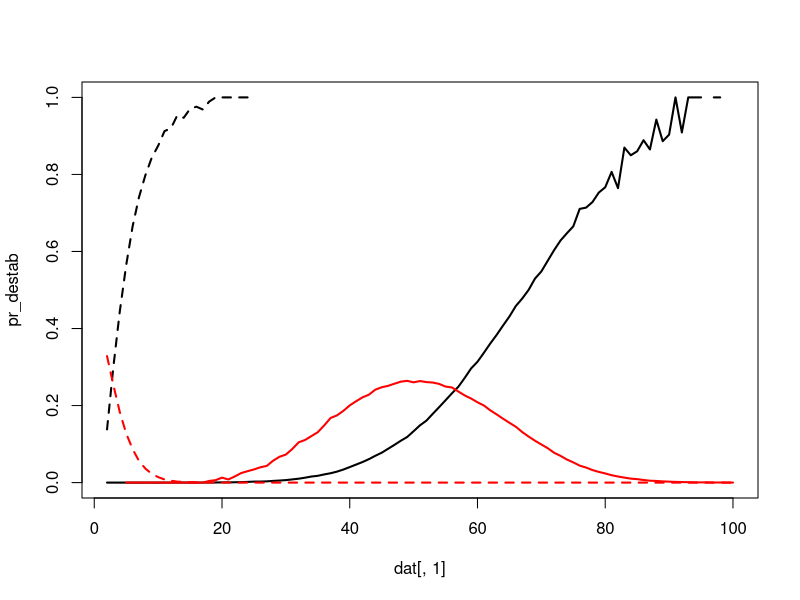
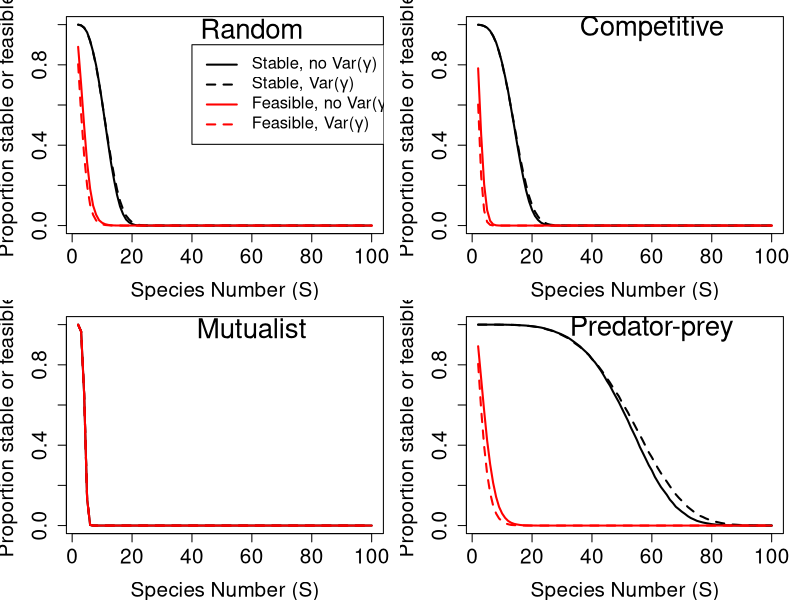
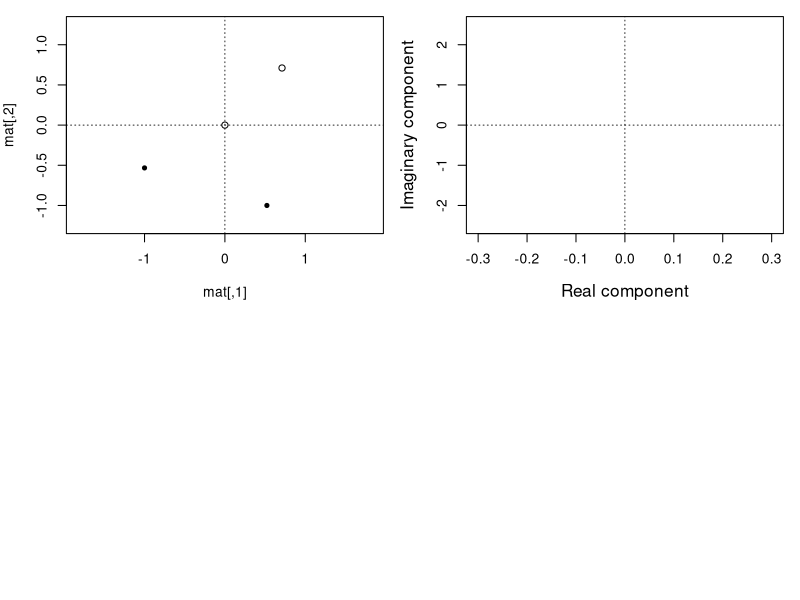

Source code (R) for these figures, in order: (Note: this script raises an error after producing the figures.)
rand_gen_var <- function(max_sp, iters, int_type = 0, rmx = 10, eps_max = 999){
    tot_res <- NULL;
    fea_res <- NULL;
    for(i in 2:max_sp){
        nn             <- i;
        A1_stt         <- 0;
        A2_stt         <- 0;
        A1_fet         <- 0;
        A2_fet         <- 0;
        iter           <- iters;
        tot_res[[i-1]] <- matrix(data = 0, nrow = iter, ncol = 2);
        fea_res[[i-1]] <- matrix(data = 0, nrow = iter, ncol = 2);
        while(iter > 0){
            r_vec    <- runif(n = nn, min = 1, max = rmx);
            A1_dat   <- rnorm(n = nn * nn, mean = 0, sd = 0.4);
            A1       <- matrix(data = A1_dat, nrow = nn, ncol = nn);
            A1       <- species_interactions(mat = A1, type = int_type);
            diag(A1) <- -1;
            epsil    <- runif(n = nn, min = 1, max = eps_max);
            eps_dat  <- rep(x = epsil, times = nn);
            eps_mat  <- matrix(data = epsil, nrow = nn, ncol = nn, 
                               byrow = FALSE);
            avg_mat  <- matrix(data = mean(1:eps_max), nrow = nn, ncol = nn, 
                               byrow = FALSE);
            A2       <- A1 * eps_mat;
            A1       <- A1 * avg_mat;
            A1_stb   <- max(Re(eigen(A1)$values)) < 0;
            A2_stb   <- max(Re(eigen(A2)$values)) < 0;
            A1_fea   <- min(-1*solve(A1) %*% r_vec) > 0;
            A2_fea   <- min(-1*solve(A2) %*% r_vec) > 0;
            if(A1_stb == TRUE){
                tot_res[[i-1]][iter, 1] <- 1;
            }
            if(A2_stb == TRUE){
                tot_res[[i-1]][iter, 2] <- 1;
            }
            if(A1_fea == TRUE){
                fea_res[[i-1]][iter, 1] <- 1;
            }
            if(A2_fea == TRUE){
                fea_res[[i-1]][iter, 2] <- 1;
            }
            iter    <- iter - 1;
        }
        print(i);
    }
    all_res <- summarise_randmat(tot_res = tot_res, fea_res = fea_res);
    return(all_res);
}


species_interactions <- function(mat, type = 0){
    if(type == 1){
        mat[mat > 0] <- -1*mat[mat > 0];
    }
    if(type == 2){
        mat[mat < 0] <- -1*mat[mat < 0];
    }
    if(type == 3){
        for(i in 1:dim(mat)[1]){
            for(j in 1:dim(mat)[2]){
                if(mat[i, j] * mat[j, i] > 0){
                    mat[j, i] <- -1 * mat[j, i];
                }
            }
        }
    }
    return(mat);
}


summarise_randmat <- function(tot_res, fea_res){
    sims    <- length(tot_res);
    all_res <- matrix(data = 0, nrow = sims, ncol = 9);
    for(i in 1:sims){
        unstables <- tot_res[[i]][,1] == FALSE & tot_res[[i]][,2] == FALSE;
        stables   <- tot_res[[i]][,1] == TRUE  & tot_res[[i]][,2] == TRUE;
        unstabled <- tot_res[[i]][,1] == TRUE  & tot_res[[i]][,2] == FALSE;
        stabled   <- tot_res[[i]][,1] == FALSE & tot_res[[i]][,2] == TRUE;
        non_feas  <- fea_res[[i]][,1] == FALSE & fea_res[[i]][,2] == FALSE;
        feasibl   <- fea_res[[i]][,1] == TRUE  & fea_res[[i]][,2] == TRUE;
        unfeased  <- fea_res[[i]][,1] == TRUE  & fea_res[[i]][,2] == FALSE;
        feased    <- fea_res[[i]][,1] == FALSE & fea_res[[i]][,2] == TRUE;
        all_res[i, 1] <- i + 1;
        all_res[i, 2] <- sum(unstables);
        all_res[i, 3] <- sum(stables);
        all_res[i, 4] <- sum(unstabled);
        all_res[i, 5] <- sum(stabled);
        all_res[i, 6] <- sum(non_feas);
        all_res[i, 7] <- sum(feasibl);
        all_res[i, 8] <- sum(unfeased);
        all_res[i, 9] <- sum(feased);
    }
    return(all_res);
}


# Get:
# (1) proportion stable made unstable
# (2) proportion unstable made stable
# (3) proportion feasible made infeasible
# (4) proportion infeasible made feasible


random      <- read.csv(file = "sim_results/random_community.csv");
competition <- read.csv(file = "sim_results/competitor_community.csv");
mutualism   <- read.csv(file = "sim_results/mutualist_community.csv");
pred_prey   <- read.csv(file = "sim_results/predator_prey_community.csv");



dat <- pred_prey;

pr_destab <- dat[,4] / (dat[,4] + dat[,3]);
pr_stabld <- dat[,5] / (dat[,5] + dat[,2]);
pr_defeas <- dat[,8] / (dat[,8] + dat[,7]);
pr_feased <- dat[,9] / (dat[,9] + dat[,6]);
Sp        <- dat[,1];

plot(dat[,1], pr_destab, type = "l", lwd = 2, ylim = c(0, 1));
points(dat[,1], pr_stabld, type = "l", lwd = 2, col = "red");
points(dat[,1], pr_defeas, type = "l", lwd = 2, col = "black", lty = "dashed");
points(dat[,1], pr_feased, type = "l", lwd = 2, col = "red", lty = "dashed");



# ==============================================================================
par(mfrow = c(2, 2), mar = c(4, 4, 1, 1));
# ==============================================================================
dat      <- random;
stab_nov <- dat[,3] + dat[,4];
stab_var <- dat[,3] + dat[,5];
feas_nov <- dat[,7] + dat[,8];
feas_var <- dat[,7] + dat[,9];
plot(x = Sp, y = stab_nov / 100000, type = "l", lwd = 2, ylim = c(0,1),
     cex.lab = 1.5, cex.axis = 1.5, xlab = "Species Number (S)",
     ylab = "Proportion stable or feasible");
points(x = Sp, y = stab_var / 100000, type = "l", lwd = 2, lty = "dashed");
points(x = Sp, y = feas_nov / 100000, type = "l", lwd = 2, col = "red");
points(x = Sp, y = feas_var / 100000, type = "l", lwd = 2, col = "red",
       lty = "dashed");
legend(x = 40, y = 0.9, col = c("black", "black", "red", "red"), cex = 1.2,
       legend = c(expression(paste("Stable, no Var(",gamma,")")),
                             expression(paste("Stable, Var(",gamma,")")),
                             expression(paste("Feasible, no Var(",gamma,")")),
                             expression(paste("Feasible, Var(",gamma,")"))),
       lty = c("solid", "dashed", "solid", "dashed"), lwd = 2);
text(x = 60, y = 0.98, labels = "Random", cex = 2);
# ==============================================================================
dat      <- competition;
stab_nov <- dat[,3] + dat[,4];
stab_var <- dat[,3] + dat[,5];
feas_nov <- dat[,7] + dat[,8];
feas_var <- dat[,7] + dat[,9];
plot(x = Sp, y = stab_nov / 100000, type = "l", lwd = 2, ylim = c(0,1),
     cex.lab = 1.5, cex.axis = 1.5, xlab = "Species Number (S)",
     ylab = "Proportion stable or feasible");
points(x = Sp, y = stab_var / 100000, type = "l", lwd = 2, lty = "dashed");
points(x = Sp, y = feas_nov / 100000, type = "l", lwd = 2, col = "red");
points(x = Sp, y = feas_var / 100000, type = "l", lwd = 2, col = "red",
       lty = "dashed");
text(x = 60, y = 0.98, labels = "Competitive", cex = 2);
# ==============================================================================
dat      <- mutualism;
stab_nov <- dat[,3] + dat[,4];
stab_var <- dat[,3] + dat[,5];
feas_nov <- dat[,7] + dat[,8];
feas_var <- dat[,7] + dat[,9];
plot(x = Sp, y = stab_nov / 100000, type = "l", lwd = 2, ylim = c(0,1),
     cex.lab = 1.5, cex.axis = 1.5, xlab = "Species Number (S)",
     ylab = "Proportion stable or feasible");
points(x = Sp, y = stab_var / 100000, type = "l", lwd = 2, lty = "dashed");
points(x = Sp, y = feas_nov / 100000, type = "l", lwd = 2, col = "red");
points(x = Sp, y = feas_var / 100000, type = "l", lwd = 2, col = "red",
       lty = "dashed");
text(x = 60, y = 0.98, labels = "Mutualist", cex = 2);
# ==============================================================================
dat      <- pred_prey;
stab_nov <- dat[,3] + dat[,4];
stab_var <- dat[,3] + dat[,5];
feas_nov <- dat[,7] + dat[,8];
feas_var <- dat[,7] + dat[,9];
plot(x = Sp, y = stab_nov / 100000, type = "l", lwd = 2, ylim = c(0,1),
     cex.lab = 1.5, cex.axis = 1.5, xlab = "Species Number (S)",
     ylab = "Proportion stable or feasible");
points(x = Sp, y = stab_var / 100000, type = "l", lwd = 2, lty = "dashed");
points(x = Sp, y = feas_nov / 100000, type = "l", lwd = 2, col = "red");
points(x = Sp, y = feas_var / 100000, type = "l", lwd = 2, col = "red",
       lty = "dashed");
text(x = 60, y = 0.98, labels = "Predator-prey", cex = 2);
# ==============================================================================





mat <- matrix(data = rnorm(n = 4, mean = 0, sd = 0.4), nrow = 2);
diag(mat) <- -1;
plot(mat, xlim = c(-0.5, 0.5), ylim = c(-1.25, 1.25), asp = 1, pch = 20)
points(Re(eigen(mat)$vector));
abline(h = 0, lty = "dotted", lwd = 0.8);
abline(v = 0, lty = "dotted", lwd = 0.8);






plot(x = 0, y = 0, type = "n", xlim = c(-0.3, 0.3), ylim = c(-2.5, 2.5),
     xlab = "Real component", ylab = "Imaginary component", cex.lab = 1.25);
abline(h = 0, lty = "dotted", lwd = 0.8);
abline(v = 0, lty = "dotted", lwd = 0.8);

iter     <- 10000;
while(iter > 0){
    mat1       <- matrix(data = rnorm(n = 16, mean = 0, sd = 0.4), nrow = 4);
    diag(mat1) <- -1;
    mat2       <- mat1;
    mat2[1,]   <- mat2[1,] * runif(n = 1, min = 1, max = 1000);
    mat1_e     <- eigen(mat1)$values;
    mat2_e     <- eigen(mat2)$values;
    stab1      <- max(Re(mat1_e)) < 0;
    stab2      <- max(Re(mat2_e)) < 0;
    if(stab1 == TRUE & stab2 == FALSE){
        arrows(x0 = Re(mat1_e), x1 = Re(mat2_e), y0 = Im(mat1_e), y1 = Im(mat2_e),
               length = 0.05, lwd = 2, col = "red");
        #break;
    }
    if(stab1 == FALSE & stab2 == TRUE){
        arrows(x0 = Re(mat1_e), x1 = Re(mat2_e), y0 = Im(mat1_e), y1 = Im(mat2_e),
               length = 0.05, lwd = 2, col = "blue");
        #break;
    }
    iter <- iter - 1;
}



get_rand_eigs <- function(int_type = 0, iter = 1000){
    nn             <- 20;
    eigres         <- matrix(data = 0, ncol = 82, nrow = iter);
    eigres[,1]     <- int_type;
    while(iter > 0){
        r_vec     <- runif(n = nn, min = 1, max = rmx);
        A1_dat    <- rnorm(n = nn * nn, mean = 0, sd = 0.4);
        A1        <- matrix(data = A1_dat, nrow = nn, ncol = nn);
        A1        <- species_interactions(mat = A1, type = int_type);
        diag(A1)  <- -1;
        epsil     <- runif(n = nn, min = 1, max = eps_max);
        eps_dat   <- rep(x = epsil, times = nn);
        eps_mat   <- matrix(data = epsil, nrow = nn, ncol = nn, 
                            byrow = FALSE);
        avg_mat   <- matrix(data = mean(1:eps_max), nrow = nn, ncol = nn, 
                            byrow = FALSE);
        A2        <- A1 * eps_mat;
        A1        <- A1 * avg_mat;
        mat1_e    <- eigen(A1)$values;
        mat2_e    <- eigen(A2)$values;
        real_mat1 <- Re(mat1_e);
        imag_mat1 <- Im(mat1_e);
        real_mat2 <- Re(mat2_e);
        imag_mat2 <- Im(mat2_e);
        stab1     <- max(real_mat1) < 0;
        stab2     <- max(real_mat2) < 0;
        if(stab1 == FALSE & stab2 == FALSE){
            eigres[iter,2] <- 1;
        }
        if(stab1 == TRUE & stab2 == TRUE){
            eigres[iter,2] <- 2;
        }
        if(stab1 == TRUE & stab2 == FALSE){
            eigres[iter,2] <- 3;
        }
        if(stab1 == FALSE & stab2 == TRUE){
            eigres[iter,2] <- 4;
        }
        eigres[iter,3:22]  <- real_mat1;
        eigres[iter,23:42] <- imag_mat1;
        eigres[iter,43:62] <- real_mat2;
        eigres[iter,63:82] <- imag_mat2;
        iter    <- iter - 1;
    }
    return(eigres);
}

plot_eig_set <- function(eigres){
    par(mfrow = c(2,2), mar = c(5, 5, 1, 1));
    x0 <- min(cbind(eigres[,3:22], eigres[,43:62]));
    x1 <- max(cbind(eigres[,3:22], eigres[,43:62]));
    plot(x = 0, y = 0, type = "n", xlim = c(x0, x1), ylim = c(-1500, 1500),
         xlab = "Real component", ylab = "Imaginary component", cex.lab = 1.25);
    abline(h = 0, lty = "dotted", lwd = 0.8);
    abline(v = 0, lty = "dotted", lwd = 0.8);
    if(1 %in% eigres[,2]){
        row <- which(eigres[,2] == 1)[1];
        m1r <- eigres[row,3:22];
        m1i <- eigres[row,23:42];
        m2r <- eigres[row,43:62];
        m2i <- eigres[row,63:82];
        points(x = m1r, y = m1i, pch = 20, cex = 1.5, col = "black");
        points(x = m2r, y = m2i, pch = 20, cex = 1.5, col = "red");
    }
    text(x = x0 + (x1 - x0)*0.2, y = 1500, "Unstable", cex = 1.5);
    plot(x = 0, y = 0, type = "n", xlim = c(x0, x1), ylim = c(-1500, 1500),
         xlab = "Real component", ylab = "Imaginary component", cex.lab = 1.25);
    abline(h = 0, lty = "dotted", lwd = 0.8);
    abline(v = 0, lty = "dotted", lwd = 0.8);
    if(2 %in% eigres[,2]){
        row <- which(eigres[,2] == 2)[1];
        m1r <- eigres[row,3:22];
        m1i <- eigres[row,23:42];
        m2r <- eigres[row,43:62];
        m2i <- eigres[row,63:82];
        points(x = m1r, y = m1i, pch = 20, cex = 1.5, col = "black");
        points(x = m2r, y = m2i, pch = 20, cex = 1.5, col = "red");
    }
    text(x = x0 + (x1 - x0)*0.2, y = 1500, "Stable", cex = 1.5);
    plot(x = 0, y = 0, type = "n", xlim = c(x0, x1), ylim = c(-1500, 1500),
         xlab = "Real component", ylab = "Imaginary component", cex.lab = 1.25);
    abline(h = 0, lty = "dotted", lwd = 0.8);
    abline(v = 0, lty = "dotted", lwd = 0.8);
    if(3 %in% eigres[,2]){
        row <- which(eigres[,2] == 3)[1];
        m1r <- eigres[row,3:22];
        m1i <- eigres[row,23:42];
        m2r <- eigres[row,43:62];
        m2i <- eigres[row,63:82];
        points(x = m1r, y = m1i, pch = 20, cex = 1.5, col = "black");
        points(x = m2r, y = m2i, pch = 20, cex = 1.5, col = "red");
    }
    text(x = x0 + (x1 - x0)*0.2, y = 1500, "Destabilised", cex = 1.5);
    plot(x = 0, y = 0, type = "n", xlim =c(x0, x1), ylim = c(-1500, 1500),
         xlab = "Real component", ylab = "Imaginary component", cex.lab = 1.25);
    abline(h = 0, lty = "dotted", lwd = 0.8);
    abline(v = 0, lty = "dotted", lwd = 0.8);
    if(4 %in% eigres[,2]){
        row <- which(eigres[,2] == 4)[1];
        m1r <- eigres[row,3:22];
        m1i <- eigres[row,23:42];
        m2r <- eigres[row,43:62];
        m2i <- eigres[row,63:82];
        points(x = m1r, y = m1i, pch = 20, cex = 1.5, col = "black");
        points(x = m2r, y = m2i, pch = 20, cex = 1.5, col = "red");
    }
    text(x = x0 + (x1 - x0)*0.2, y = 1500, "Stabilised", cex = 1.5);
}

get_rand_feas <- function(int_type = 0, iter = 1000){
    nn             <- 20;
    eigres         <- matrix(data = 0, ncol = 42, nrow = iter);
    eigres[,1]     <- int_type;
    while(iter > 0){
        r_vec     <- runif(n = nn, min = 1, max = rmx);
        A1_dat    <- rnorm(n = nn * nn, mean = 0, sd = 0.4);
        A1        <- matrix(data = A1_dat, nrow = nn, ncol = nn);
        A1        <- species_interactions(mat = A1, type = int_type);
        diag(A1)  <- -1;
        avg_mat   <- matrix(data = mean(1:eps_max), nrow = nn, ncol = nn, 
                            byrow = FALSE);
        A1        <- A1 * avg_mat;
        mat1_e    <- eigen(A1)$values;
        real_mat1 <- Re(mat1_e);
        imag_mat1 <- Im(mat1_e);
        stab1     <- max(real_mat1) < 0;
        A1_fea    <- min(-1*solve(A1) %*% r_vec) > 0;
        if(stab1 == TRUE & A1_fea == FALSE){
            eigres[iter,2] <- 1;
        }
        if(stab1 == TRUE & A1_fea == TRUE){
            eigres[iter,2] <- 2;
        }
        eigres[iter,3:22]  <- real_mat1;
        eigres[iter,23:42] <- imag_mat1;
        iter    <- iter - 1;
    }
    return(eigres);
}


plot_feas_set <- function(eigres){
    par(mfrow = c(1,2), mar = c(5, 5, 1, 1));
    x0 <- min(eigres[,3:22]);
    x1 <- max(eigres[,3:22]);
    plot(x = 0, y = 0, type = "n", xlim = c(x0, x1), ylim = c(-1500, 1500),
         xlab = "Real component", ylab = "Imaginary component", cex.lab = 1.25);
    abline(h = 0, lty = "dotted", lwd = 0.8);
    abline(v = 0, lty = "dotted", lwd = 0.8);
    if(1 %in% eigres[,2]){
        row <- which(eigres[,2] == 1)[1];
        m1r <- eigres[row,3:22];
        m1i <- eigres[row,23:42];
        points(x = m1r, y = m1i, pch = 20, cex = 1.5, col = "black");
    }
    text(x = x0 + (x1 - x0)*0.2, y = 1500, "Stable", cex = 1.5);
    plot(x = 0, y = 0, type = "n", xlim = c(x0, x1), ylim = c(-1500, 1500),
         xlab = "Real component", ylab = "Imaginary component", cex.lab = 1.25);
    abline(h = 0, lty = "dotted", lwd = 0.8);
    abline(v = 0, lty = "dotted", lwd = 0.8);
    if(2 %in% eigres[,2]){
        row <- which(eigres[,2] == 2)[1];
        m1r <- eigres[row,3:22];
        m1i <- eigres[row,23:42];
        points(x = m1r, y = m1i, pch = 20, cex = 1.5, col = "black");
    }
    text(x = x0 + (x1 - x0)*0.2, y = 1500, "Feasible", cex = 1.5);
}


eres <- get_rand_eigs(int_type = 0, iter = 10000);
plot_eig_set(eres);






get_var_change <- function(int_type = 0, iter = 1000){
    m_changes      <- NULL;
    nn             <- 20;
    eigres         <- matrix(data = 0, ncol = 82, nrow = iter);
    eigtests       <- matrix(data = 0, nrow = iter, ncol = 21);
    eigres[,1]     <- int_type;
    while(iter > 0){
        r_vec     <- runif(n = nn, min = 1, max = rmx);
        A1_dat    <- rnorm(n = nn * nn, mean = 0, sd = 0.4);
        A1        <- matrix(data = A1_dat, nrow = nn, ncol = nn);
        A1        <- species_interactions(mat = A1, type = int_type);
        diag(A1)  <- -1;
        epsil     <- runif(n = nn, min = 1, max = eps_max);
        eps_dat   <- rep(x = epsil, times = nn);
        eps_mat   <- matrix(data = epsil, nrow = nn, ncol = nn, 
                            byrow = FALSE);
        avg_mat   <- matrix(data = mean(1:eps_max), nrow = nn, ncol = nn, 
                            byrow = FALSE);
        A2        <- A1 * eps_mat;
        A1        <- A1 * avg_mat;
        mat1_e    <- eigen(A1)$values;
        mat2_e    <- eigen(A2)$values;
        real_mat1 <- Re(mat1_e);
        imag_mat1 <- Im(mat1_e);
        real_mat2 <- Re(mat2_e);
        imag_mat2 <- Im(mat2_e);
        stab1     <- max(real_mat1) < 0;
        stab2     <- max(real_mat2) < 0;
        mchange   <- solve(t(A1) %*% A1) %*% t(A1) %*% A2;
        m_changes[[iter]] <- mchange;
        if(stab1 == FALSE & stab2 == FALSE){
            eigres[iter,2]    <- 1;
            eigtests[iter,1]  <- 1;
        }
        if(stab1 == TRUE & stab2 == TRUE){
            eigres[iter,2] <- 2;
            eigtests[iter,1]  <- 2;
        }
        if(stab1 == TRUE & stab2 == FALSE){
            eigres[iter,2] <- 3;
            eigtests[iter,1]  <- 3;
        }
        if(stab1 == FALSE & stab2 == TRUE){
            eigres[iter,2] <- 4;
            eigtests[iter,1]  <- 4;
        }
        eigtests[iter,2:21] <- eigen(mchange)$values;
        eigres[iter,3:22]   <- real_mat1;
        eigres[iter,23:42]  <- imag_mat1;
        eigres[iter,43:62]  <- real_mat2;
        eigres[iter,63:82]  <- imag_mat2;
        iter    <- iter - 1;
    }
    return(list(eigres = eigres, mchanges = m_changes, eigtests = eigtests));
}

plot_var_change <- function(dat){
    eigres   <- dat$eigres;
    mchanges <- dat$mchanges;
    par(mfrow = c(2,2), mar = c(2, 2, 1, 1));
    if(1 %in% eigres[,2]){
        use_it <- which(eigres[,2] == 1)[1];
        plot(mchanges[[use_it]], xlab = "", ylab = "");
        abline(h = 0, lty = "dotted", lwd = 0.8);
        abline(v = 0, lty = "dotted", lwd = 0.8);
    }
    if(2 %in% eigres[,2]){
        use_it <- which(eigres[,2] == 2)[1];
        plot(mchanges[[use_it]], xlab = "", ylab = "");
        abline(h = 0, lty = "dotted", lwd = 0.8);
        abline(v = 0, lty = "dotted", lwd = 0.8);
    }
    if(3 %in% eigres[,2]){
        use_it <- which(eigres[,2] == 3)[1];
        plot(mchanges[[use_it]], xlab = "", ylab = "");
        abline(h = 0, lty = "dotted", lwd = 0.8);
        abline(v = 0, lty = "dotted", lwd = 0.8);
    }
    if(4 %in% eigres[,2]){
        use_it <- which(eigres[,2] == 4)[1];
        plot(mchanges[[use_it]], xlab = "", ylab = "");
        abline(h = 0, lty = "dotted", lwd = 0.8);
        abline(v = 0, lty = "dotted", lwd = 0.8);
    }
}
